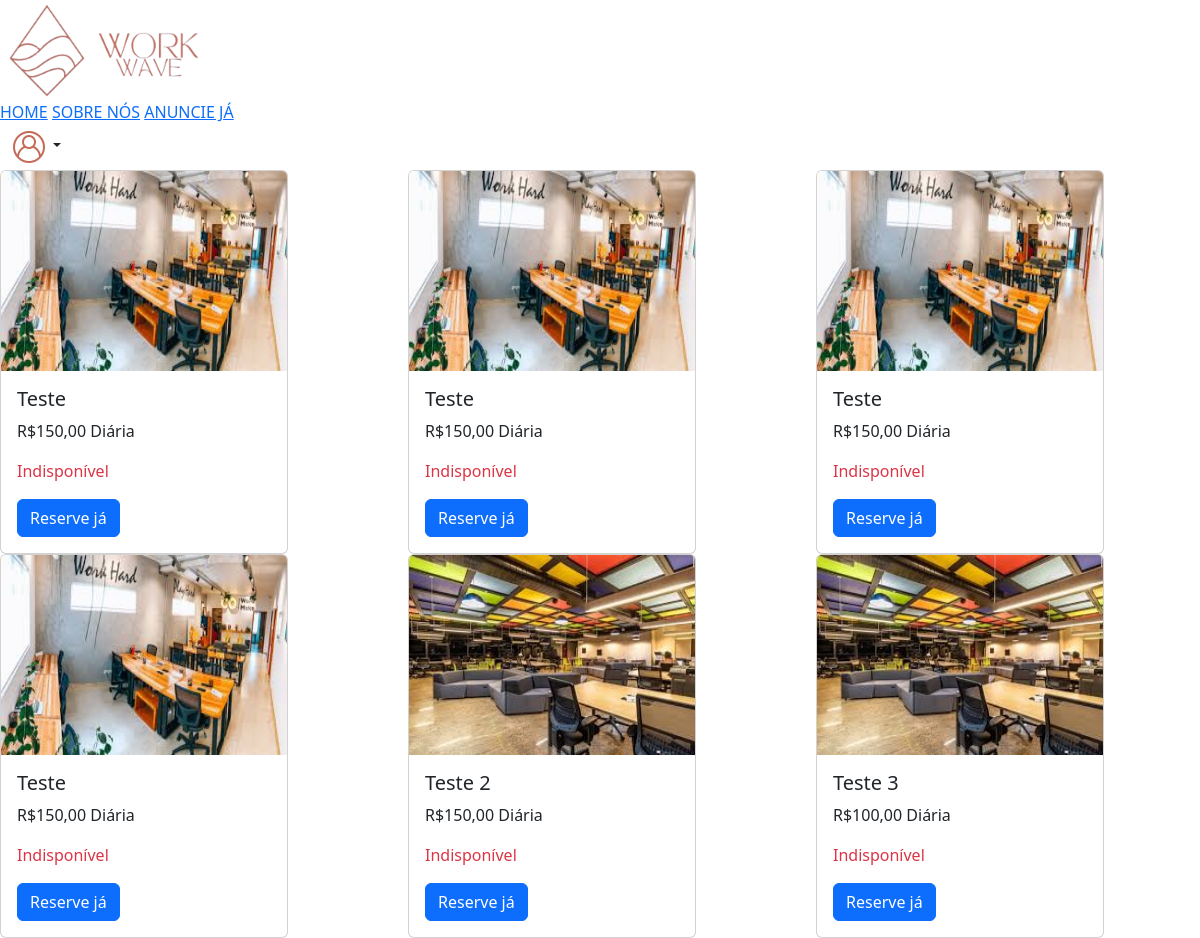
/SeusAnuncios.php, run on an earlier commit of the app's database.
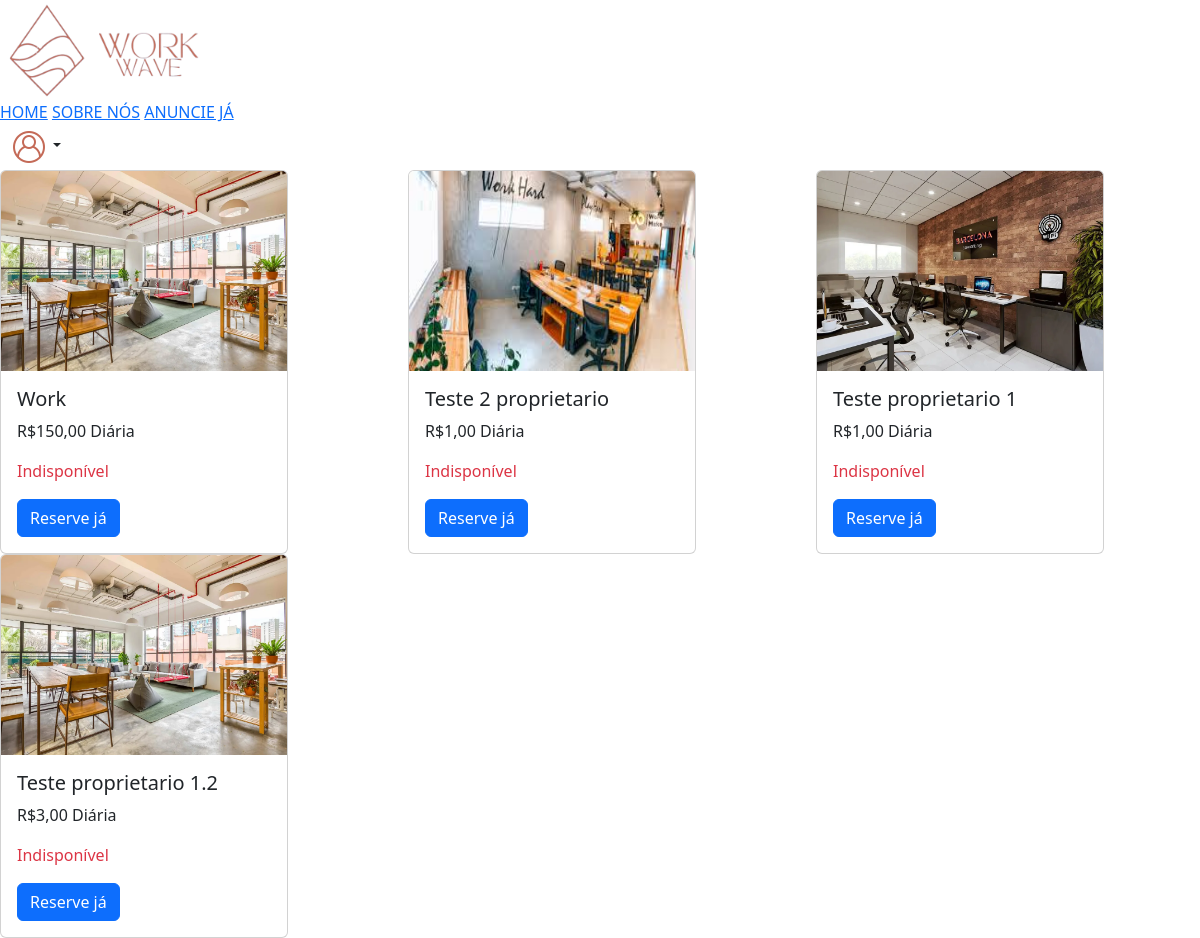
And on a later commit of the database.
### tables this page shows
CREATE TABLE `espacodados` (
  `EspId` int(11) NOT NULL,
  `EspNome` varchar(255) NOT NULL,
  `EspEndereco` varchar(255) NOT NULL,
  `EspDescricao` text NOT NULL,
  `EspCapacidade` int(11) NOT NULL,
  `EspDisponibilidade` tinyint(1) DEFAULT NULL,
  `EspDataCadastro` date NOT NULL,
  `ProId` int(11) NOT NULL,
  `EspImg` varchar(255) DEFAULT NULL,
  `EspPreco` decimal(10,2) DEFAULT NULL
);

### SeusAnuncios.php (the view, shortened to what this page needs)
<!DOCTYPE html>
<html lang="en">
<head>
    <link href="https://cdn.jsdelivr.net/npm/bootstrap@5.3.3/dist/css/bootstrap.min.css" rel="stylesheet">
</head>
<body>
<header>
        <div class="logo">
            <img src="img/WorkWave-removebg-preview (1).png" alt="" width="95px" height="95px">
            <img src="img/WorkWave__2_-removebg-preview.png" alt="" width="100px" height="100px">
        </div>
            <a href="index.php" class="underline">HOME</a>
            <a href="SobreNos.php" class="underline">SOBRE NÓS</a>
            <a href="AnuncieJa.php" class="underline">ANUNCIE JÁ</a>
            <?php
                if (!isset($_SESSION['usuario_validado']) || $_SESSION['usuario_validado'] == false) {
            ?>
                    <div class="dropdown">
                        <a class="btn dropdown-toggle" href="#" role="button" data-bs-toggle="dropdown" aria-expanded="false">
                            <img src="img/user-logo.png" alt="">
                        </a>
                    </div>
            <?php
                };
            ?>
    </header>
    <div class="conteudo">
        <?php
            try {
                $conexao = new PDO("mysql:host=localhost; dbname=workwave", "root", "");
                $conexao->setAttribute(PDO::ATTR_ERRMODE, PDO::ERRMODE_EXCEPTION);
            } catch (PDOException $erro) {
                echo "Erro na conexão:" . $erro->getMessage();
            }
            $query = "SELECT EspId, EspNome, EspCapacidade, EspDisponibilidade, EspImg, EspPreco FROM EspacoDados";
            $stmt = $conexao->query($query);
            $anuncios = $stmt->fetchAll();
        ?>
        <div class="row">
            <?php foreach ($anuncios as $anuncio): ?>
                <div class="col-md-4">
                    <div class="card" style="width: 18rem;">
                        <img src="img/<?php echo htmlspecialchars($anuncio['EspImg']); ?>" class="card-img-top" alt="Imagem de <?php echo htmlspecialchars($anuncio['EspNome']); ?>" height="200px">
                        <div class="card-body">
                            <h5 class="card-title"><?php echo htmlspecialchars($anuncio['EspNome']); ?></h5>
                            <p class="card-text">R$<?php echo number_format($anuncio['EspPreco'], 2, ',', '.'); ?> Diária</p>
                            <p class="card-text text-<?php echo $anuncio['EspDisponibilidade'] ? 'success' : 'danger'; ?>">
                                <?php echo $anuncio['EspDisponibilidade'] ? 'Disponível' : 'Indisponível'; ?>
                            </p>
                            <a href="#" class="btn btn-primary">Reserve já</a>
                        </div>
                    </div>
                </div>
            <?php endforeach; ?>
        </div>
    </div>
</body>
</html>

What changed in the data, as far as the page shows it:
removed espacodados: EspImg (picture), EspNome "Teste", EspPreco "150,00", shows "Indisponível"
removed espacodados: EspImg (picture), EspNome "Teste", EspPreco "150,00", shows "Indisponível"
removed espacodados: EspImg (picture), EspNome "Teste", EspPreco "150,00", shows "Indisponível"
removed espacodados: EspImg (picture), EspNome "Teste", EspPreco "150,00", shows "Indisponível"
removed espacodados: EspImg (picture), EspNome "Teste 2", EspPreco "150,00", shows "Indisponível"
removed espacodados: EspImg (picture), EspNome "Teste 3", EspPreco "100,00", shows "Indisponível"
added espacodados: EspImg (picture), EspNome "Work", EspPreco "150,00", shows "Indisponível"
added espacodados: EspImg (picture), EspNome "Teste 2 proprietario", EspPreco "1,00", shows "Indisponível"
added espacodados: EspImg (picture), EspNome "Teste proprietario 1", EspPreco "1,00", shows "Indisponível"
added espacodados: EspImg (picture), EspNome "Teste proprietario 1.2", EspPreco "3,00", shows "Indisponível"
